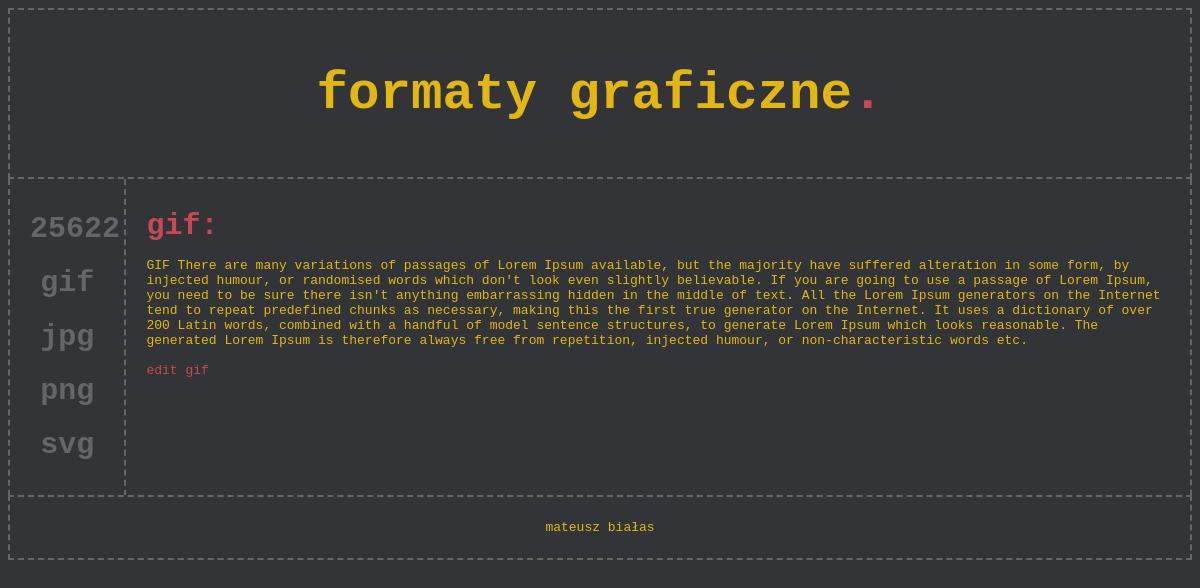
The page /format.php?id=gif on the database its author committed.
### tables this page shows
CREATE TABLE `formaty` (
  `nazwa` text NOT NULL,
  `tekst` text NOT NULL
);

### format.php (the view, shortened to what this page needs)
<?php
include("includes/head.php");
include("includes/dbcon.php");
$nazwa = $_GET['id'];
$sql = "SELECT tekst FROM formaty WHERE nazwa='$nazwa'";
$result = mysqli_query($conn, $sql);
if (mysqli_num_rows($result) > 0) {
    while($row = mysqli_fetch_assoc($result)) {
        echo "<div class='title'>$nazwa: </div><br>" . $row["tekst"]. "<br>";
    }
} else {
    echo "0 results";
}
echo "<br><a href='edit.php?id=".$nazwa."'>edit ".$nazwa."</a><br><br>";
?>

### includes/head.php (shortened to what this page needs)
<!DOCTYPE html>
<html lang="pl">
<head>
    <link rel="stylesheet" href="style/style.css?v=<?php echo time(); ?>">
</head>
<body>
<header>
    <h2>
        formaty graficzne<a href="add.php">.</a>
    </h2>
</header>
<div style="overflow: hidden;">
<section>
    <nav>
        <ul>
            <?php
            include("includes/dbcon.php");
            $sql = "SELECT nazwa FROM formaty";
            $result = mysqli_query($conn, $sql);
            if (mysqli_num_rows($result) > 0) {
                while($row = mysqli_fetch_assoc($result)) {
                    echo "<li><a href='format.php?id=".$row['nazwa']."'>".$row['nazwa']."</a></li>";
                }
            }
            ?>
        </ul>
    </nav>
    <article>

### style/style.css (style rules this page uses)
* { box-sizing: border-box; }
body { font-family: Monospace; background-color: #323437; }
a { text-decoration: none; color: #ca4754; }
header { background-color: #323437; padding: 10px; text-align: center; font-size: 35px; color: #e2b714; border: 2px dashed #646669; }
nav { float: left; width: 10%; background-color: #323437; padding: 20px; border-right: 2px dashed #646669; border-left: 2px dashed #646669; padding-bottom: 100%; margin-bottom: -100%; align-items: center; }
nav ul { list-style-type: none; text-align: center; padding: 0; }
ul li { padding-bottom: 20px; }
li a { color: #646669; text-decoration: none; font-weight: bold; font-size: 30px; }
article { float: left; padding: 20px; width: 90%; color: #e2b714; background-color: #323437; border-right: 2px dashed #646669; padding-bottom: 100%; margin-bottom: -100%; }
section:after { content: ""; display: table; clear: both; }
footer { background-color: #323437; padding: 10px; text-align: center; color: #e2b714; border: 2px dashed #646669; }
.title { color: #ca4754; margin-top: 10px; font-weight: bold; font-size: 30px; }
::placeholder { color: #bebebe; }

### rows shown on the page
formaty: nazwa "25622"
formaty: nazwa "gif", tekst "GIF There are many variations of passages of Lorem Ipsum available, but the majority have suffered alteration in some form, by injected humour, or randomised words which don't look even slightly believable. If you are going to use a passage of Lorem Ipsum, you need to be sure there isn't anything embarrassing hidden in the middle of text. All the Lorem Ipsum generators on the Internet tend to repeat predefined chunks as necessary, making this the first true generator on the Internet. It uses a dictionary of over 200 Latin words, combined with a handful of model sentence structures, to generate Lorem Ipsum which looks reasonable. The generated Lorem Ipsum is therefore always free from…"
formaty: nazwa "jpg"
formaty: nazwa "png"
formaty: nazwa "svg"

### other values the page prints
$nazwa "gif"
